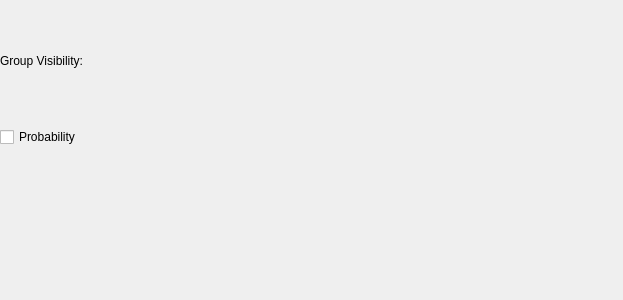
<?xml version="1.0" encoding="UTF-8"?>
<ui version="4.0">
 <class>Form</class>
 <widget class="QWidget" name="Form">
  <property name="geometry">
   <rect>
    <x>0</x>
    <y>0</y>
    <width>623</width>
    <height>300</height>
   </rect>
  </property>
  <property name="windowTitle">
   <string>Form</string>
  </property>
  <layout class="QGridLayout" name="gridLayout_2">
   <property name="margin">
    <number>0</number>
   </property>
   <item row="0" column="0">
    <layout class="QGridLayout" name="gridLayout">
     <item row="0" column="0">
      <widget class="QLabel" name="label">
       <property name="text">
        <string>Group Visibility:</string>
       </property>
      </widget>
     </item>
     <item row="1" column="0">
      <widget class="QCheckBox" name="checkShowPredictions">
       <property name="text">
        <string>Probability</string>
       </property>
      </widget>
     </item>
    </layout>
   </item>
   <item row="1" column="0">
    <widget class="ViewerControls" name="viewerControls" native="true">
     <property name="autoFillBackground">
      <bool>false</bool>
     </property>
    </widget>
   </item>
  </layout>
 </widget>
 <customwidgets>
  <customwidget>
   <class>ViewerControls</class>
   <extends>QWidget</extends>
   <header>ilastik.widgets.viewerControls</header>
  </customwidget>
 </customwidgets>
 <resources/>
 <connections/>
</ui>
